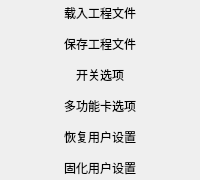
         <widget class="QWidget" name="wdgMproject" native="true">
          <property name="sizePolicy">
           <sizepolicy hsizetype="Fixed" vsizetype="Minimum">
            <horstretch>0</horstretch>
            <verstretch>0</verstretch>
           </sizepolicy>
          </property>
          <property name="minimumSize">
           <size>
            <width>200</width>
            <height>0</height>
           </size>
          </property>
          <property name="maximumSize">
           <size>
            <width>200</width>
            <height>0</height>
           </size>
          </property>
          <property name="styleSheet">
           <string notr="true">QToolButton {
	border: 0px;
	font-family:&quot;微软雅黑&quot;
}
QToolButton:hover:enabled {
	background-color:qlineargradient(x1:0,y1:0,x2:0,y2:1,
			stop: 0 white,
			stop: 1 rgba(240,240,255,255));
	border: 1px solid rgba(200,200,255,200);
	border-radius: 3px;
	padding: 1px 1px;
	font:bold 10pt;
	font-family:&quot;微软雅黑&quot;
}</string>
          </property>
          <layout class="QVBoxLayout" name="verticalLayout_10">
           <property name="leftMargin">
            <number>6</number>
           </property>
           <property name="topMargin">
            <number>0</number>
           </property>
           <property name="rightMargin">
            <number>6</number>
           </property>
           <property name="bottomMargin">
            <number>0</number>
           </property>
           <item>
            <widget class="QToolButton" name="toolButton_12">
             <property name="enabled">
              <bool>true</bool>
             </property>
             <property name="minimumSize">
              <size>
               <width>0</width>
               <height>25</height>
              </size>
             </property>
             <property name="maximumSize">
              <size>
               <width>200</width>
               <height>25</height>
              </size>
             </property>
             <property name="font">
              <font>
               <family>微软雅黑</family>
              </font>
             </property>
             <property name="styleSheet">
              <string notr="true"/>
             </property>
             <property name="text">
              <string>载入工程文件</string>
             </property>
             <property name="icon">
              <iconset resource="txc15Res.qrc">
               <normaloff>:/txcmain/Resources/project.ico</normaloff>:/txcmain/Resources/project.ico</iconset>
             </property>
             <property name="iconSize">
              <size>
               <width>20</width>
               <height>20</height>
              </size>
             </property>
             <property name="autoRepeat">
              <bool>false</bool>
             </property>
             <property name="toolButtonStyle">
              <enum>Qt::ToolButtonTextBesideIcon</enum>
             </property>
            </widget>
           </item>
           <item>
            <widget class="QToolButton" name="toolButton_13">
             <property name="minimumSize">
              <size>
               <width>0</width>
               <height>25</height>
              </size>
             </property>
             <property name="maximumSize">
              <size>
               <width>200</width>
               <height>25</height>
              </size>
             </property>
             <property name="text">
              <string>保存工程文件</string>
             </property>
             <property name="icon">
              <iconset resource="txc15Res.qrc">
               <normaloff>:/txcmain/Resources/save.ico</normaloff>:/txcmain/Resources/save.ico</iconset>
             </property>
             <property name="iconSize">
              <size>
               <width>20</width>
               <height>20</height>
              </size>
             </property>
             <property name="toolButtonStyle">
              <enum>Qt::ToolButtonTextBesideIcon</enum>
             </property>
            </widget>
           </item>
           <item>
            <widget class="QToolButton" name="toolButton_14">
             <property name="minimumSize">
              <size>
               <width>0</width>
               <height>25</height>
              </size>
             </property>
             <property name="maximumSize">
              <size>
               <width>200</width>
               <height>25</height>
              </size>
             </property>
             <property name="text">
              <string>开关选项</string>
             </property>
             <property name="icon">
              <iconset resource="txc15Res.qrc">
               <normaloff>:/txcmain/Resources/Switch16.ico</normaloff>:/txcmain/Resources/Switch16.ico</iconset>
             </property>
             <property name="iconSize">
              <size>
               <width>20</width>
               <height>20</height>
              </size>
             </property>
             <property name="toolButtonStyle">
              <enum>Qt::ToolButtonTextBesideIcon</enum>
             </property>
            </widget>
           </item>
           <item>
            <widget class="QToolButton" name="toolButton_15">
             <property name="minimumSize">
              <size>
               <width>0</width>
               <height>25</height>
              </size>
             </property>
             <property name="maximumSize">
              <size>
               <width>200</width>
               <height>25</height>
              </size>
             </property>
             <property name="text">
              <string>多功能卡选项</string>
             </property>
             <property name="icon">
              <iconset resource="txc15Res.qrc">
               <normaloff>:/txcmain/Resources/1402906628_MB__sett-big.png</normaloff>:/txcmain/Resources/1402906628_MB__sett-big.png</iconset>
             </property>
             <property name="iconSize">
              <size>
               <width>20</width>
               <height>20</height>
              </size>
             </property>
             <property name="toolButtonStyle">
              <enum>Qt::ToolButtonTextBesideIcon</enum>
             </property>
            </widget>
           </item>
           <item>
            <widget class="QToolButton" name="toolButton_17">
             <property name="minimumSize">
              <size>
               <width>0</width>
               <height>25</height>
              </size>
             </property>
             <property name="maximumSize">
              <size>
               <width>200</width>
               <height>25</height>
              </size>
             </property>
             <property name="text">
              <string>恢复用户设置</string>
             </property>
             <property name="icon">
              <iconset resource="txc15Res.qrc">
               <normaloff>:/txcmain/Resources/loadPrj.png</normaloff>:/txcmain/Resources/loadPrj.png</iconset>
             </property>
             <property name="iconSize">
              <size>
               <width>20</width>
               <height>20</height>
              </size>
             </property>
             <property name="toolButtonStyle">
              <enum>Qt::ToolButtonTextBesideIcon</enum>
             </property>
            </widget>
           </item>
           <item>
            <widget class="QToolButton" name="toolButton_16">
             <property name="minimumSize">
              <size>
               <width>0</width>
               <height>25</height>
              </size>
             </property>
             <property name="maximumSize">
              <size>
               <width>200</width>
               <height>25</height>
              </size>
             </property>
             <property name="text">
              <string>固化用户设置</string>
             </property>
             <property name="icon">
              <iconset resource="txc15Res.qrc">
               <normaloff>:/txcmain/Resources/savePrj.png</normaloff>:/txcmain/Resources/savePrj.png</iconset>
             </property>
             <property name="iconSize">
              <size>
               <width>20</width>
               <height>20</height>
              </size>
             </property>
             <property name="toolButtonStyle">
              <enum>Qt::ToolButtonTextBesideIcon</enum>
             </property>
            </widget>
           </item>
          </layout>
         </widget>
